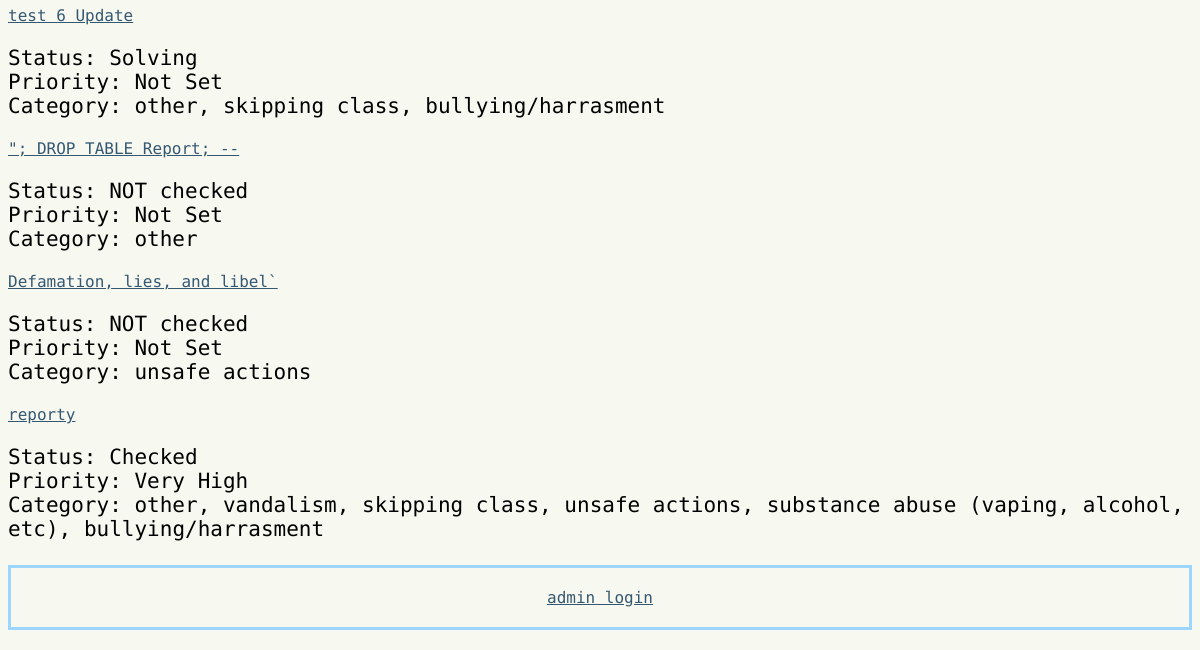
The app's page /view (signed in, lower part), older data.
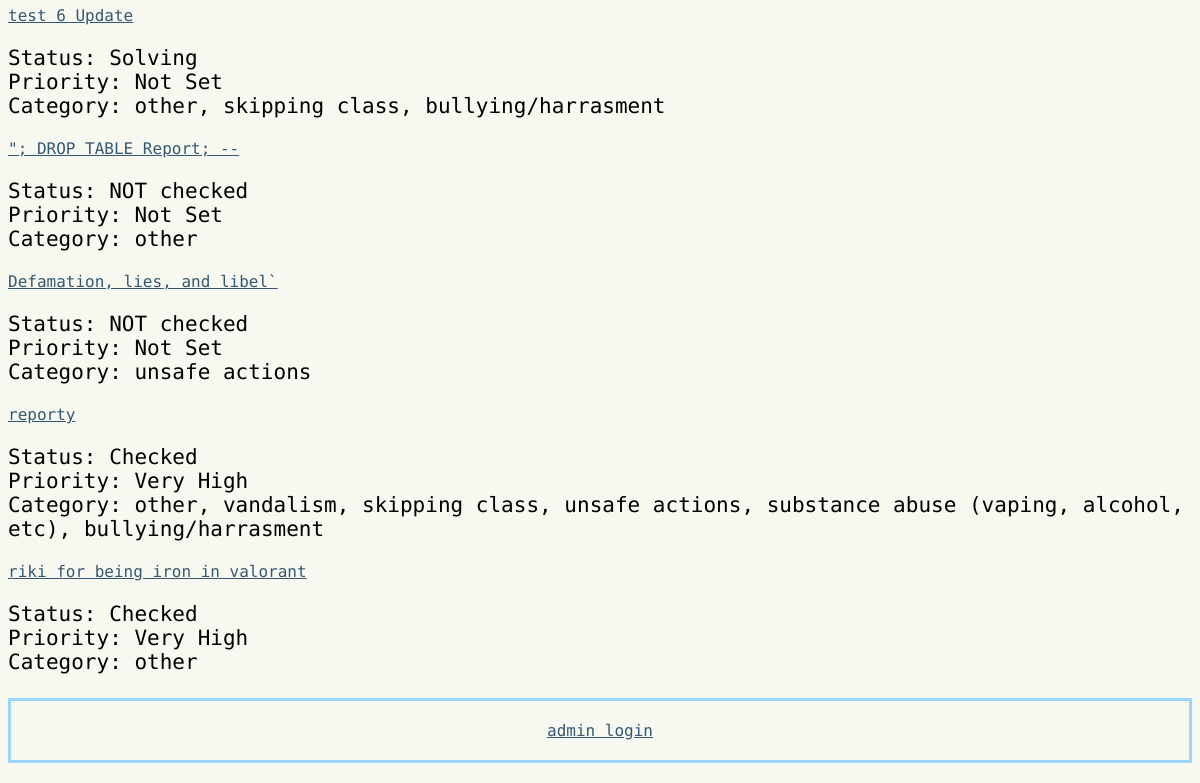
The same page, newer data.
### routes.py (models this page shows)
class Reports(db.Model):
    __tablename__ = "Reports"
    report_id = db.Column(db.Integer, primary_key=True)
    report_title = db.Column(db.String, nullable=False)
    report_detail = db.Column(db.String, nullable=False)
    report_time = db.Column(db.String, nullable=False)
    status_id = db.Column(db.Integer, db.ForeignKey("Status.status_id"), nullable=True)
    status = db.relationship("Status", backref="reports")
    priority_id = db.Column(db.Integer, db.ForeignKey("Priority.priority_id"), nullable=True)
    priority = db.relationship("Priority", backref="reports")
    types = db.relationship("Type", secondary=Report_Type, backref="reports")

class Status(db.Model):
    __tablename__ = "Status"
    status_id = db.Column(db.Integer, primary_key=True)
    status = db.Column(db.String, nullable=False)

class Priority(db.Model):
    __tablename__ = "Priority"
    priority_id = db.Column(db.Integer, primary_key=True)
    priority = db.Column(db.String, nullable=False)

class Type(db.Model):
    __tablename__ = "Type"
    type_id = db.Column(db.Integer, primary_key=True)
    type = db.Column(db.String, nullable=False)

### routes.py (the view)
@app.route("/view", methods=["GET"])
@login_required
def view():
    sort = request.args.get("sort", "original")
    if sort == "status":
        reports = Reports.query.join(Status).order_by(Status.status.asc()).all()
    elif sort == "type":
        reports = Reports.query.join(Reports.types).order_by(Type.type.asc()).all()
    elif sort == "priority":
        reports = Reports.query.join(Priority).order_by(Priority.priority.asc()).all()
    else:
        reports = Reports.query.order_by(Reports.report_id.asc()).all()
    status = Status.query.all()
    types = Type.query.all()
    priority = Priority.query.all()
    return render_template(
        "view.html", reports=reports, status=status, types=types, sort=sort, priority=priority
    )

### routes.py (called while the page is built)
@login_manager.user_loader
def load_user(user_id):
    return User.query.get(user_id)

### templates/view.html (shortened to what this page needs)
{% extends "layout.html" %}
{% block content %}
{% for report in reports %}
    <a href="http://127.0.0.1:5000/edit/{{ report.report_id }}">{{ report.report_title }}</a>
    <p>
    Status:
    {% if report.status %}
        {{ report.status.status }}
    {% else %}
        No status
    {% endif %}
    <br>
        Priority:
    {% if report.priority %}
        {{ report.priority.priority }}
    {% else %}
        No
    {% endif %}
    <br>
    Category:
    {% if report.types %}
        {% for t in report.types %}
            {{ t.type }}{% if not loop.last %}, {% endif %}
        {% endfor %}
    {% else %}
        No type
    {% endif %}
    </p>
{% endfor %}
{% endblock %}

### templates/layout.html (shortened to what this page needs)
<!DOCTYPE html>
<html lang="en">
<head>
    <link rel="stylesheet" href="../static/style.css">
</head>
<body>
    <main>
        {% block content %}
        {% endblock %}
    </main>
    <footer>{% include "footer.html" %}</footer>
</body>
</html>

### templates/footer.html
<div class="footer">
    <a href="http://127.0.0.1:5000/login">admin login</a>
</div>

### static/style.css (style rules this page uses)
a { color: #355872; font-family: "Victor Mono", monospace; }
p { font-family: "Victor Mono", monospace; font-size: 21px; }
body { background-color: #F7F8F0; }
footer { margin-top: 2%; border: 3px solid #9CD5FF; text-align: center; font-family: "Victor Mono", monospace; padding: 20px; margin-bottom: 20px; }

Row changes from the older to the newer data that the page shows:
added Reports: report_title "riki for being iron in valorant", status.status "Checked", priority.priority "Very High", Type (type "other")
